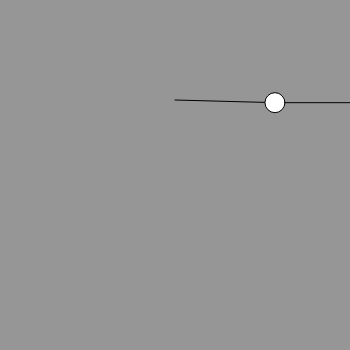
Frame 1 (no input)
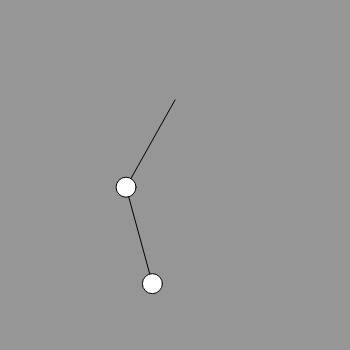
Frame 60 (no input)
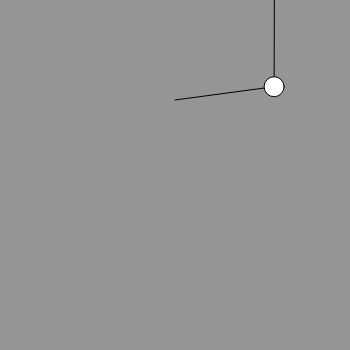
Frame 120 (the mouse pressed at the canvas centre since frame 60)

The p5.js sketch that drew these frames (run headless with seeded random() and noise() and a simulated clock; from frame 60 on, the mouse is pressed at the canvas centre):

// p5.js sketch
// ── sketch.js
let pendulum

function setup() {
  createCanvas(350, 350);

  pendulum = new Pendulum(width/2, 100, 100, 10, 100, 10)
  
}

function draw() {
  background(150);

  pendulum.update()
  pendulum.draw()
  
}

class Pendulum{
  
  constructor(x, y, r1, m1, r2, m2) {
    
    this.r1 = r1
    this.m1 = m1
    this.theta1 = PI/2
    this.v1 = 0.0
    this.acc1 = 0.0

    this.r2 = r2
    this.m2 = m2
    this.theta2 = PI/2
    this.v2 = 0.0
    this.acc2 = 0.0

    this.origin = createVector(x, y)
    this.pos1 = createVector()
    this.pos2 = createVector()
    
    this.g = 1.50
  }
  
  update() {
    let p1 = -this.g * (2 * this.m1 + this.m2) * sin(this.theta1)
    let p2 = -this.m2 - this.g * sin(this.theta1 - 2 * this.theta2)
    let p3 = -2 * sin(this.theta1 - this.theta2) * this.m2
    let p4 = pow(this.v2 , 2) * this.r2 + pow(this.v1, 2) * this.r1 * cos(this.theta1 - this.theta2)
    let p5 = this.r1 * (2 * this.m1 + this.m2 - this.m2 * cos(2 * this.theta1 - 2 * this.theta2))

    this.acc1 = (p1 + p2 + p3 + p4) / p5
    this.v1 = this.v1 + this.acc1
    this.theta1 = this.theta1 + this.v1 
    
    let pp1 = 2 * sin(this.theta1 - this.theta2)
    let pp2 = pow(this.v1, 2) * this.r1 * (this.m1 + this.m2)
    let pp3 = this.g * (this.m1 + this.m2) * cos(this.theta1)
    let pp4 = pow(this.v2, 2) * this.r2 * this.m2 * cos(this.theta1 - this.theta2)
    let pp5 = this.r2 * (2 * this.m1 + this.m2 - this.m2 * cos(2 * this.theta1 - 2 * this.theta2))
    
    this.acc2 = (pp1 * (pp2 + pp3 + pp4)) / pp5
    this.v2 = this.v2 + this.acc2
    this.theta2 = this.theta2 + this.v2 
    
    this.pos1.set(this.r1 * sin(this.theta1), this.r1 * cos(this.theta1))
    this.pos2.set(this.r2 * sin(this.theta2), this.r2 * cos(this.theta2))
    
    this.pos1.add(this.origin)
    this.pos2.add(this.pos1)
    
  }
  
  draw() {
    line(this.origin.x, this.origin.y, this.pos1.x, this.pos1.y)
    line(this.pos1.x, this.pos1.y, this.pos2.x, this.pos2.y)
    
    circle(this.pos1.x, this.pos1.y, 2 * this.m1)
    circle(this.pos2.x, this.pos2.y, 2 * this.m2)

  }
}
